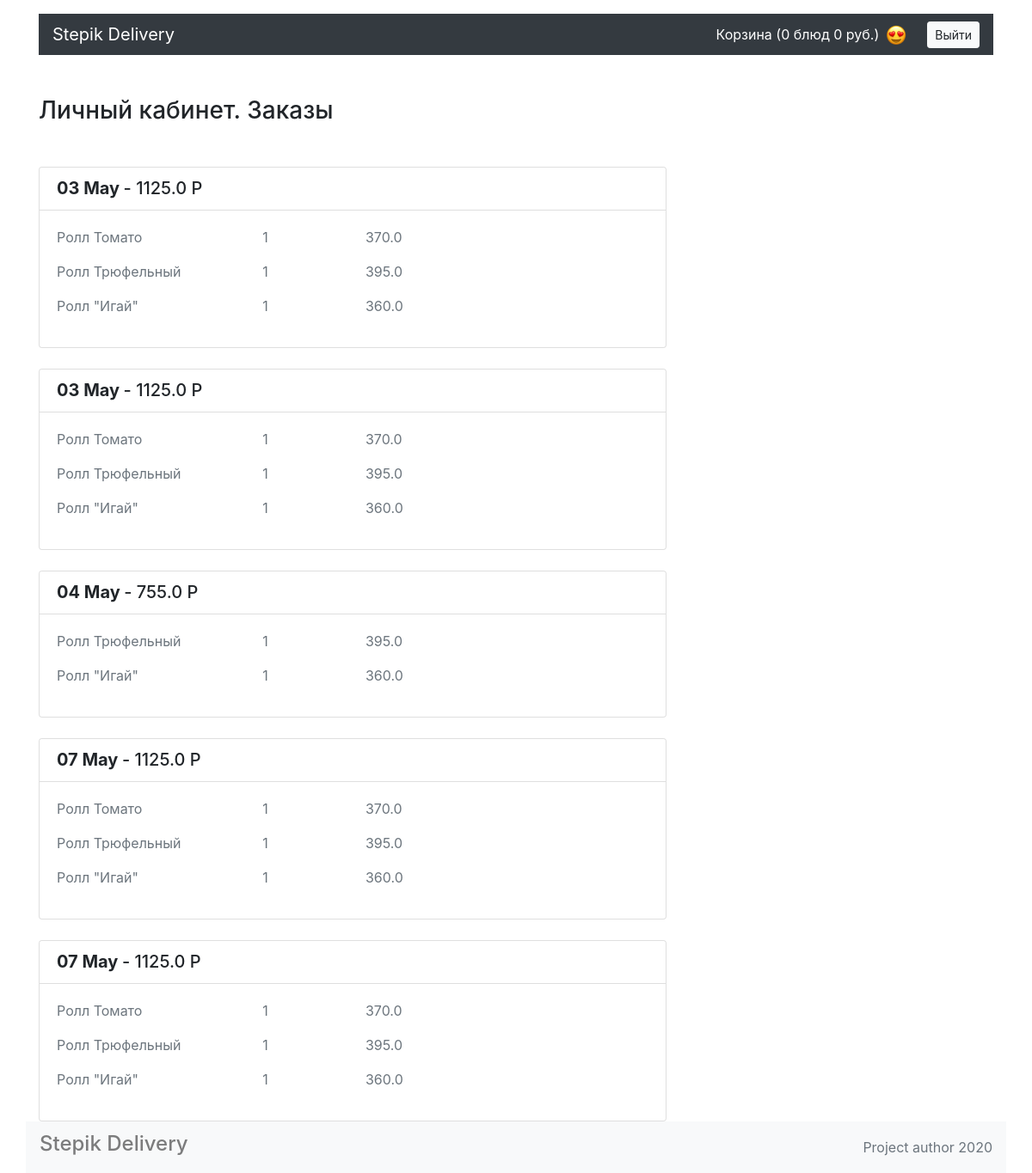
The page /account/ (signed in) on the database as committed earlier.
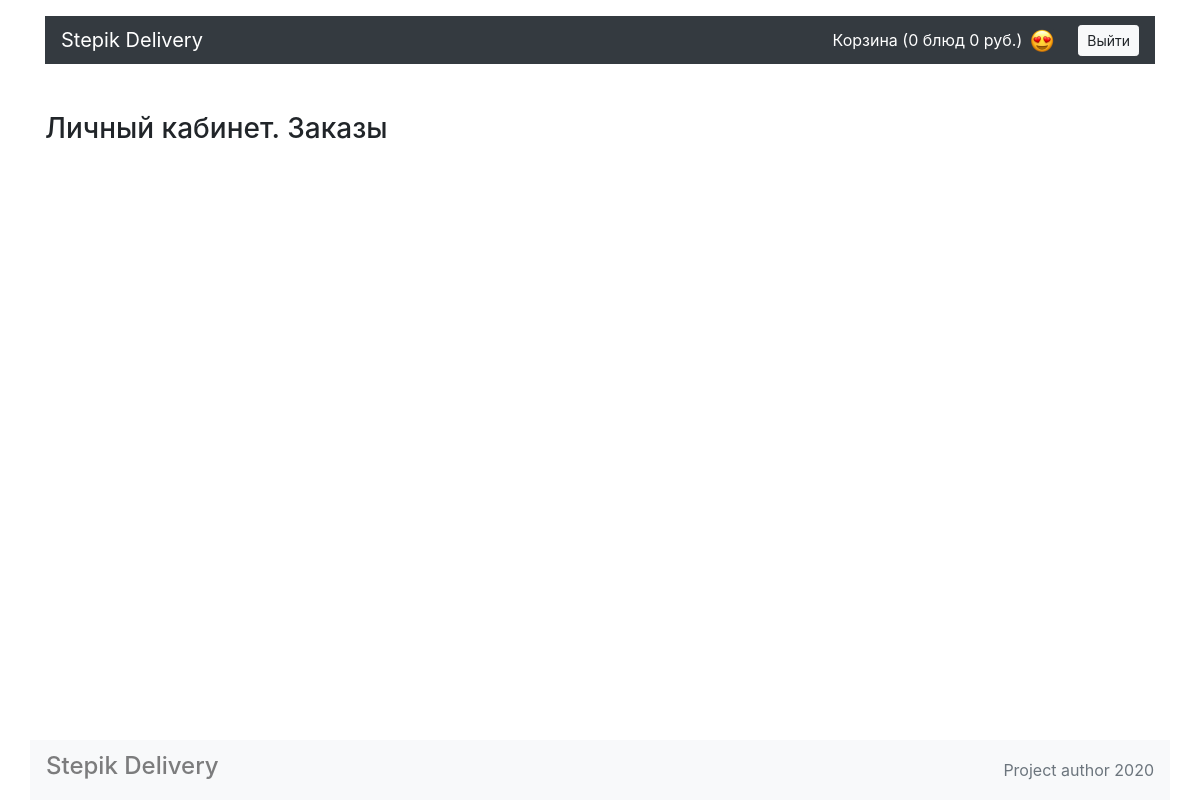
The same page on the database as committed later.
### models.py (models this page shows)
class Orders(db.Model):
    __tablename__ = 'orders'
    id = db.Column(db.Integer, primary_key=True)
    date = db.Column(db.DateTime, default=current_time)
    amount = db.Column(db.Float())
    status = db.Column(db.String(100))
    phone = db.Column(db.String(15))
    address = db.Column(db.String(255))
    user_id = db.Column(db.Integer, db.ForeignKey('user.id'))
    user = db.relationship('User', back_populates="orders")
    food = db.relationship('Food', secondary=foot_order, back_populates="orders")

class Food(db.Model):
    __tablename__ = 'food'
    id = db.Column(db.Integer, primary_key=True)
    title = db.Column(db.String(255))
    price = db.Column(db.Float())
    description = db.Column(db.Text)
    picture = db.Column(db.String(255))
    category_id = db.Column(db.Integer, db.ForeignKey('category.id'))
    category = db.relationship('Category', back_populates="food")
    orders = db.relationship('Orders', secondary=foot_order, back_populates="food")

### views.py (the view)
@app.route('/account/')
@login_required
def account_view():
    orders = Orders.query.filter(Orders.user_id == current_user.get_id())
    return render_template('delivery/account.html', orders=orders)

### context_processor.py (called while the page is built)
@app.context_processor
def amount_cart():
    foods = Food.query.filter(Food.id.in_(session.get('cart', [])))
    amount = sum(sub.price for sub in foods)
    return dict(foods=foods, amount=amount)

### templatefilter.py (called while the page is built)
@app.template_filter('formatdatetime')
def format_datetime(value, format="%d %b"):
    if value is None:
        return ""
    return value.strftime(format)

@app.template_filter('ru_pluralize')
def ru_pluralize(value, arg="блюдо,блюда,блюд"):
    args = arg.split(",")
    number = abs(int(value))
    arg1 = number % 10
    arg2 = number % 100
    if (arg1 == 1) and (arg2 != 11):
        return args[0]
    elif (arg1 >= 2) and (arg1 <= 4) and ((arg2 < 10) or (arg2 >= 20)):
        return args[1]
    else:
        return args[2]

### views.py (called while the page is built)
@manager.user_loader
def load_user(user_id):
    return User.query.get(user_id)

@app.after_request
def redirect_to_signin(respons):
    if respons.status_code == 401:
        return redirect(url_for('login_view') + '?next=' + request.url)
    return respons

### templates/delivery/account.html
{% extends 'base.html' %}
{% block content %}
  <main class="container">
    <section class="row">
      <div class="col-12 col-lg-8">
        <h1 class="h3 my-5">Личный кабинет. Заказы</h1>
          {% for order in orders %}
        <div class="card mt-4">
          <ul class="list-group list-group-flush">
            <li class="list-group-item">
              <div class="row">
                <div class="col-7 col-lg-9">
                  <span class="h5 font-weight-bold">{{ order.date|formatdatetime }}</span>
                  <span class="h5">- {{ order.amount }} P</span>
                </div>
              </div>
            </li>
            <div class="card-body">
              <div class="row">
                  {% for food in order.food %}
                <p class="col-4 text-muted">{{ food.title }} </p>
                <p class="col-2 text-muted"> 1</p>
                <p class="col-6 text-muted"> {{ food.price }} </p>
                {% endfor %}
              </div>
            </div>
          </ul>
        </div>
          {% endfor %}
      </div>
    </section>
  </main>
{% endblock %}

Rows that differ between the two databases and show on the page:
removed Orders: date "03 May", amount "1125.0"
no longer on this page (row unchanged): Food: title "Ролл Томато", price "370.0"
no longer on this page (row unchanged): Food: title "Ролл Трюфельный", price "395.0"
no longer on this page (row unchanged): Food: title "Ролл \"Игай\"", price "360.0"
removed Orders: date "03 May", amount "1125.0"
removed Orders: date "04 May", amount "755.0"
removed Orders: date "07 May", amount "1125.0"
removed Orders: date "07 May", amount "1125.0"
